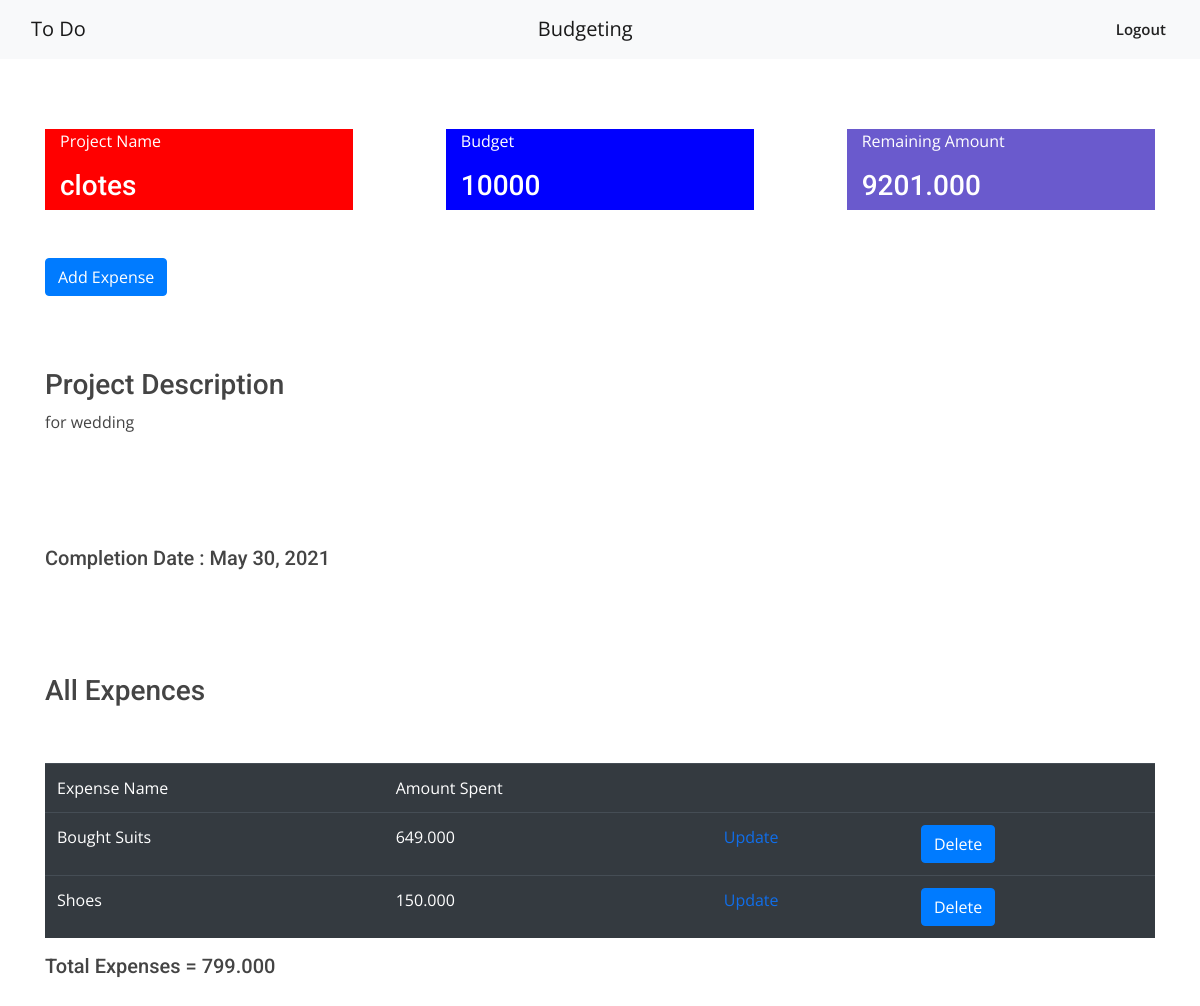
Screenshot of /budget/clotes/ (signed in) with the database file from the repository.
### budget/models.py (models this page shows, shortened)
class Project(models.Model):
    user = models.ForeignKey(User,on_delete=models.CASCADE)
    slug = models.SlugField(unique=True)
    name = models.CharField(max_length=50)
    description = models.TextField()
    budget_allocated = models.PositiveIntegerField()
    completion = models.DateField()

class Expenses(models.Model):
    project = models.ForeignKey(Project,on_delete=models.CASCADE)
    expense = models.DecimalField(max_digits=10,decimal_places=3,default=0)
    name = models.CharField(max_length=225)

### budget/views.py (the view)
# urls.py: path("<slug>/",detail.as_view(),name='detail'),
class detail(LoginRequiredMixin,DetailView):
    model = Project
    context_object_name = 'project'
    template_name = 'detail.html'
    def get_object(self, *args,**kwargs):
        obj =  super().get_object(*args,**kwargs)
        if obj.user != self.request.user:
            raise PermissionDenied()
        return obj
    def get_context_data(self, **kwargs):
        context = super().get_context_data(**kwargs)
        project = get_object_or_404(Project,slug=self.kwargs["slug"])
        expenses = Expenses.objects.filter(project=project)
        context["expenses"] = Expenses.objects.filter(project=project)
        context["total_expense"] = total_expense(expenses)
        context["budget_remaining"] = total_remaining(project,expenses)
        return context

### budget/utils.py (called while the page is built)
def total_expense(expenses):
    e = 0
    for i in expenses:
        e = e + i.expense
    return e

def total_remaining(project,expenses):
    e = project.budget_allocated
    for i in expenses:
        e = e - i.expense
    return e

### budget/templates/detail.html (shortened to what this page needs)
{% extends 'main.html' %}
{% load bootstrap4 %}
{% block content %}
    <div class="container">
        <div class="row">
            <div class="col" style="background-color: red;color:white;">
                <p>Project Name</p>
                <h3>{{project.name}}</h3>
            </div>
            <div class="col-sm-1">
            </div>
            <div class="col" style="background-color: blue;color:white;">
                <p>Budget</p>
                <h3>{{project.budget_allocated}}</h3>
            </div>
            <div class="col-sm-1">
            </div>
            <div class="col" style="background-color:slateblue;color:white;">
                <p>Remaining Amount</p>
                <h3>{{budget_remaining}}</h3>
            </div>
        </div>
    </div>
    <br><br>
    <a class="btn btn-primary" href="{% url 'budget:expense' project.slug %}" >Add Expense</a>
    <br><br><br><br>
    <h3>Project Description</h3>
    <p>{{project.description}}</p>
    <br><br><br><br>
    <h5>Completion Date : {{project.completion}}</h5>
    <br><br><br><br>
    <h3>All Expences </h3>
    <br><br>
    <table class="table table-dark">
        <thead>
            <tr>
                <td>Expense Name</td>
                <td>Amount Spent</td>
                <td></td>
                <td></td>
            </tr>
        </thead>
        <tbody>
            {% if expenses %}
                {% for exp in expenses %}
                    <tr>
                        <td>{{exp.name}}</td>
                        <td>{{exp.expense}}</td>
                        <td ><a href="{% url 'budget:update_expense' pk=exp.id %}">Update</a></td>
                        <td><button type="button" class="btn btn-primary" data-toggle="modal" data-target="#exampleModal{{exp.id}}" >Delete</button></td>
                    </tr>
                {% endfor %}
            {% else %}
                <td>No Expenses registered</td>
            {% endif %}
        </tbody>
    </table>
    <h5>Total Expenses = {{total_expense}} </h5>
{% endblock %}

### static/assets/css/style.css (style rules this page uses)
body { font-family: "Open Sans", sans-serif; color: #444444; }
a { color: #106eea; }
h1, h2, h3, h4, h5, h6 { font-family: "Roboto", sans-serif; }

### rows the page displays
Project: name "clotes", budget_allocated "10000", description "for wedding", completion "May 30, 2021"
Expenses: name "Bought Suits", expense "649.000"
Expenses: name "Shoes", expense "150.000"

### other values shown
{{ budget_remaining }} "9201.000"
{{ total_expense }} "799.000"
